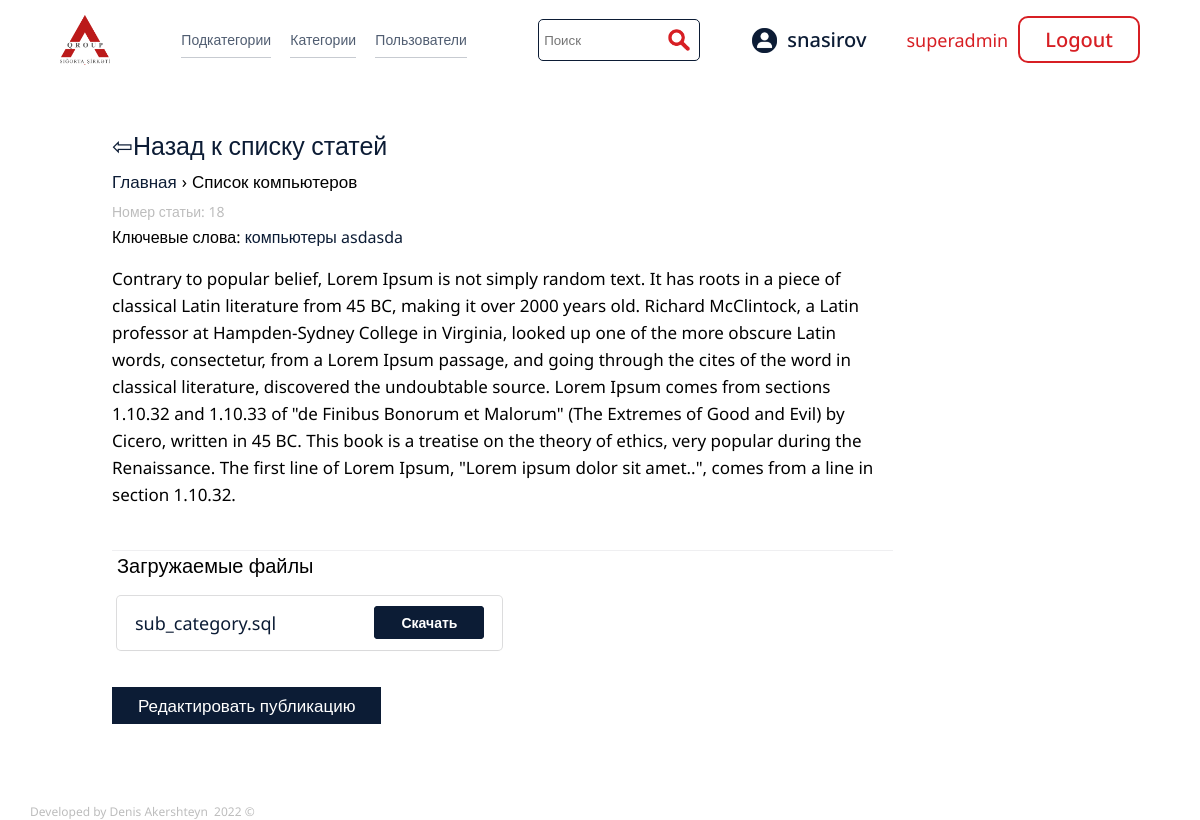
The page /index.php?source_page=sub_page&sub_id=18 (signed in) on the database its author committed.
### tables this page shows
CREATE TABLE `sub_category` (
  `id` int(11) NOT NULL,
  `name` varchar(255) NOT NULL,
  `sub_id` int(11) NOT NULL,
  `content` longtext NOT NULL,
  `image` text NOT NULL,
  `key_words` varchar(255) NOT NULL,
  `file_desc` text NOT NULL
);

CREATE TABLE `files` (
  `id` int(11) NOT NULL,
  `name` varchar(255) NOT NULL,
  `filesize` varchar(255) NOT NULL,
  `filetype` varchar(255) NOT NULL,
  `file_sub_id` int(11) NOT NULL
);

### content/sub_page.php (the view, shortened to what this page needs)
<?php
if (isset($_GET['sub_id'])) {
    $id = $_GET['sub_id'];
    $query_subpage = "SELECT * FROM sub_category WHERE id = '{$id}'";
    $select_sub_category = mysqli_query($connection, $query_subpage);
    $row = mysqli_fetch_assoc($select_sub_category);
    $id = $row['id'];
    $sub_id = $row['sub_id'];
    $sub_name = $row['name'];
    $sub_content = $row['content'];
    $key_words = $row['key_words'];
    $user_list = '';
    $q = "SELECT username FROM users WHERE categories LIKE '%$sub_id%'";
    $select_main_category = mysqli_query($connection, $q);
    while ($row2 = mysqli_fetch_assoc($select_main_category)) {
        $user_list .= $row2['username'] . ",";
    }
    $username = $_SESSION['username'];
    echo '<br>';
    echo '<br>';
?>
    <div class="sub__page__wrapper">
        <?php
        $users = explode(",", $user_list);
        if (in_array($username, $users)) {
        ?>
            <div class="sub_page_container">
                <div class="sub_page_desc">
                    <div class="sub_page_desc_back">
                        <a href="./index.php"> <span>&#8678;</span>
                            <p>Назад к списку статей</p>
                        </a>
                    </div>
                    <div class="sub_page_desc-name">
                        <a href="./index.php">Главная</a><span>&#8250;</span>
                        <p><?php echo $sub_name; ?></p>
                    </div>
                    <div class="sub_page_desc-number">
                        Номер статьи: <span><?php echo $id; ?></span>
                    </div>
                    <div class="sub_page_key_words">
                        Ключевые слова: <?php
                                        $key_words_array = explode(",", $key_words);
                                        foreach ($key_words_array as $key) {
                                        ?>
                            <a href="./index.php?source_page=search_result&search_element=<?php echo $key; ?>"><?php echo $key; ?></a>
                        <?php
                                        }
                        ?>
                    </div>
                </div>
                <div class="sub_page_content">
                    <div class="sub_page_text">
                        <?php echo $sub_content; ?>
                    </div>
                </div>
                <div class="sub_page_files">
                    <div class="sub_page_files_h">
                        Загружаемые файлы
                    </div>
                    <div class="sub_page_files_wrapper">
                        <?php
                        $query_show_files = "SELECT * FROM `files` WHERE `file_sub_id` = '{$id}'";
                        $query__files =   mysqli_query($connection, $query_show_files);
                        while ($row4 = mysqli_fetch_assoc($query__files)) {
                            $file_name = $row4['name'];
                        ?>
                            <div class="sub_page_files_element">
                                <div class="sub_page_files_name">
                                    <p>
                                    <?php echo $file_name; ?>
                                    </p>
                                </div>
                                <div class="sub_page_files_download">
                                    <a href="./files/<?php echo $file_name;  ?>">Скачать</a>
                                </div>
                            </div>
                        <?php
                        }
                        ?>
                    </div>
                </div>
                <div class="sub_page__edit_link">
                    <?php
                    if (isset($_SESSION['role'])) {
                        if ($_SESSION['role'] == 'admin') {
                            echo '
                                <a href=./index.php?source_page=edit_category&sub_cat_id=' . $id . '">Редактировать публикацию</a>
                                ';
                        } else if ($_SESSION['role'] == 'user') {
                            echo '';
                        } else if ($_SESSION['role'] == 'superadmin') {
                            echo '
                    <a href="./index.php?source_page=edit_category&sub_cat_id=' . $id . '">Редактировать публикацию</a>
                                ';
                        }
                    }
                    ?>
                </div>
            </div>
        <?php
        }
        ?>
    </div>
<?php
}
?>

### styles/style.css (style rules this page uses)
* { padding: 0; margin: 0; border: 0; }
*, *:before, *:after { -moz-box-sizing: border-box; -webkit-box-sizing: border-box; box-sizing: border-box; }
html, body { height: 100%; width: 100%; font-size: 100%; line-height: 1; font-size: 14px; -ms-text-size-adjust: 100%; -moz-text-size-adjust: 100%; -webkit-text-size-adjust: 100%; font-family: "Noto Sans", sans-serif; }
.sub__page__wrapper { font-family: "Noto Sans", sans-serif; width: 83%; margin: 0 auto; background-color: #fff; padding-bottom: 4em; margin-bottom: 2em; border-radius: 5px; padding: 10px; padding-bottom: 40px; }
.sub_page_container { margin-top: 15px; width: 100%; }
.sub_page_desc_back { height: 40px; }
.sub_page_desc_back a { display: flex; flex-direction: row; align-items: center; text-decoration: none; font-size: 25px; color: #0c1c35; }
.sub_page_desc_back span { display: block; }
.sub_page_desc-name { display: flex; align-items: center; }
.sub_page_desc-name a { color: #0c1c35; text-decoration: none; font-size: 17px; }
.sub_page_desc-name span { font-size: 17px; margin: 0px 5px; }
.sub_page_desc-name p { font-size: 17px; }
.sub_page_desc-number { color: #bdbdbd; margin-top: 15px; margin-bottom: 4px; }
.sub_page_content { margin-top: 20px; display: flex; justify-content: space-between; }
.sub_page_key_words { margin-bottom: 4px; font-size: 16px; margin-top: 10px; }
.sub_page_key_words a { text-decoration: none; color: #0c1c35; font-size: 16px; }
.sub_page_text { width: 79%; }
.sub_page_files { margin-top: 3em; width: 100%; padding: 5px; height: 100%; border-top: 1px solid rgba(0, 13, 36, 0.062); }
.sub_page_text p { font-size: 17px; line-height: 27px; }
.sub_page__edit_link { margin-top: 3em; }
.sub_page__edit_link a { cursor: pointer; margin-top: 20px; background-color: #0c1c35; color: #fff; padding: 5px 24px; font-size: 17px; border: 2px solid #0c1c35; text-decoration: none; }
.sub_page_files { width: 80%; }
.sub_page_files_h { font-size: 20px; margin-bottom: 10px; }
.sub_page_files_wrapper { width: 100%; display: flex; flex-direction: column; }
.sub_page_files_element { margin-top: 10px; background-color: #fff; border-radius: 4px; display: flex; align-items: center; box-shadow: rgba(0, 0, 0, 0.02) 0px 1px 3px 0px, rgba(27, 31, 35, 0.15) 0px 0px 0px 1px; width: 50%; justify-content: space-between; padding: 18px; }
.sub_page_files_name p { color: #0c1c35; font-size: 18px; }
.sub_page_files_download a { color: #fff; background-color: #0c1c35; border: 2px solid #0c1c35; text-decoration: none; padding: 5px 25px; border-radius: 4px; font-weight: 600; }

### rows shown on the page
sub_category: name "Список компьютеров", id "18", key_words "компьютеры", key_words "asdasda", content "Contrary to popular belief, Lorem Ipsum is not simply random text. It has roots in a piece of classical Latin literature from 45 BC, making it over 2000 years old. Richard McClintock, a Latin professor at Hampden-Sydney College in Virginia, looked up one of the more obscure Latin words, consectetur, from a Lorem Ipsum passage, and going through the cites of the word in classical literature, discovered the undoubtable source. Lorem Ipsum comes from sections 1.10.32 and 1.10.33 of \"de Finibus Bonorum et Malorum\" (The Extremes of Good and Evil) by Cicero, written in 45 BC. This book is a treatise on the theory of ethics, very popular during the Renaissance. The first line of Lorem Ipsum,…"
files: name "sub_category.sql"

### other values the page prints
$_SESSION['username'] "snasirov"
$_SESSION['role'] "superadmin"
